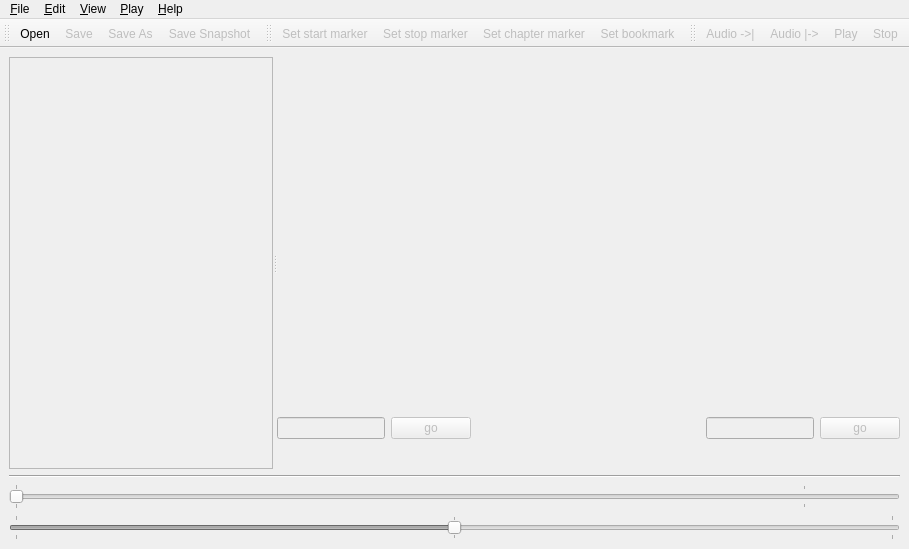
 <widget class="QMainWindow" name="dvbcutbase">
  <property name="windowTitle">
   <string>dvbcut</string>
  </property>
  <widget class="QWidget" name="widget">
   <layout class="QVBoxLayout">
    <item>
     <widget class="QSplitter" name="splitter3">
      <property name="orientation">
       <enum>Qt::Horizontal</enum>
      </property>
      <widget class="QListWidget" name="eventlist">
       <property name="enabled">
        <bool>false</bool>
       </property>
       <property name="sizePolicy">
        <sizepolicy hsizetype="Preferred" vsizetype="Expanding">
         <horstretch>0</horstretch>
         <verstretch>0</verstretch>
        </sizepolicy>
       </property>
       <property name="baseSize">
        <size>
         <width>150</width>
         <height>0</height>
        </size>
       </property>
       <property name="contextMenuPolicy">
        <enum>Qt::CustomContextMenu</enum>
       </property>
       <property name="sortingEnabled">
        <bool>true</bool>
       </property>
      </widget>
      <widget class="QWidget" name="layout7">
       <layout class="QVBoxLayout">
        <property name="leftMargin">
         <number>0</number>
        </property>
        <property name="topMargin">
         <number>0</number>
        </property>
        <property name="rightMargin">
         <number>0</number>
        </property>
        <property name="bottomMargin">
         <number>0</number>
        </property>
        <item>
         <layout class="QHBoxLayout">
          <item>
           <widget class="QLabel" name="imagedisplay">
            <property name="sizePolicy">
             <sizepolicy hsizetype="Fixed" vsizetype="Fixed">
              <horstretch>0</horstretch>
              <verstretch>0</verstretch>
             </sizepolicy>
            </property>
            <property name="minimumSize">
             <size>
              <width>100</width>
              <height>100</height>
             </size>
            </property>
            <property name="wordWrap">
             <bool>false</bool>
            </property>
           </widget>
          </item>
          <item>
           <spacer name="spacer1">
            <property name="orientation">
             <enum>Qt::Horizontal</enum>
            </property>
            <property name="sizeType">
             <enum>QSizePolicy::Expanding</enum>
            </property>
            <property name="sizeHint" stdset="0">
             <size>
              <width>503</width>
              <height>16</height>
             </size>
            </property>
           </spacer>
          </item>
         </layout>
        </item>
        <item>
         <spacer name="spacer2">
          <property name="orientation">
           <enum>Qt::Vertical</enum>
          </property>
          <property name="sizeType">
           <enum>QSizePolicy::Expanding</enum>
          </property>
          <property name="sizeHint" stdset="0">
           <size>
            <width>16</width>
            <height>254</height>
           </size>
          </property>
         </spacer>
        </item>
        <item>
         <layout class="QHBoxLayout">
          <item>
           <widget class="QLineEdit" name="goinput">
            <property name="enabled">
             <bool>false</bool>
            </property>
            <property name="sizePolicy">
             <sizepolicy hsizetype="Minimum" vsizetype="Fixed">
              <horstretch>0</horstretch>
              <verstretch>0</verstretch>
             </sizepolicy>
            </property>
            <property name="maxLength">
             <number>16</number>
            </property>
           </widget>
          </item>
          <item>
           <widget class="QPushButton" name="gobutton">
            <property name="enabled">
             <bool>false</bool>
            </property>
            <property name="text">
             <string>go</string>
            </property>
           </widget>
          </item>
          <item>
           <spacer name="spacer3">
            <property name="orientation">
             <enum>Qt::Horizontal</enum>
            </property>
            <property name="sizeType">
             <enum>QSizePolicy::Expanding</enum>
            </property>
            <property name="sizeHint" stdset="0">
             <size>
              <width>2</width>
              <height>10</height>
             </size>
            </property>
           </spacer>
          </item>
          <item>
           <widget class="QLabel" name="picinfolabel">
            <property name="enabled">
             <bool>false</bool>
            </property>
            <property name="minimumSize">
             <size>
              <width>10</width>
              <height>0</height>
             </size>
            </property>
            <property name="font">
             <font>
              <family>Monospace</family>
              <pointsize>10</pointsize>
             </font>
            </property>
            <property name="text">
             <string/>
            </property>
            <property name="alignment">
             <set>Qt::AlignRight|Qt::AlignTrailing|Qt::AlignVCenter</set>
            </property>
            <property name="wordWrap">
             <bool>false</bool>
            </property>
           </widget>
          </item>
          <item>
           <spacer name="spacer4">
            <property name="orientation">
             <enum>Qt::Horizontal</enum>
            </property>
            <property name="sizeType">
             <enum>QSizePolicy::Expanding</enum>
            </property>
            <property name="sizeHint" stdset="0">
             <size>
              <width>2</width>
              <height>10</height>
             </size>
            </property>
           </spacer>
          </item>
          <item>
           <widget class="QLineEdit" name="goinput2">
            <property name="enabled">
             <bool>false</bool>
            </property>
            <property name="sizePolicy">
             <sizepolicy hsizetype="Minimum" vsizetype="Fixed">
              <horstretch>0</horstretch>
              <verstretch>0</verstretch>
             </sizepolicy>
            </property>
            <property name="maxLength">
             <number>16</number>
            </property>
           </widget>
          </item>
          <item>
           <widget class="QPushButton" name="gobutton2">
            <property name="enabled">
             <bool>false</bool>
            </property>
            <property name="text">
             <string>go</string>
            </property>
           </widget>
          </item>
         </layout>
        </item>
        <item>
         <layout class="QHBoxLayout">
          <item>
           <widget class="QLabel" name="pictimelabel">
            <property name="enabled">
             <bool>false</bool>
            </property>
            <property name="minimumSize">
             <size>
              <width>160</width>
              <height>0</height>
             </size>
            </property>
            <property name="font">
             <font>
              <family>Monospace</family>
              <pointsize>16</pointsize>
             </font>
            </property>
            <property name="text">
             <string/>
            </property>
            <property name="alignment">
             <set>Qt::AlignRight|Qt::AlignTrailing|Qt::AlignVCenter</set>
            </property>
            <property name="wordWrap">
             <bool>false</bool>
            </property>
           </widget>
          </item>
          <item>
           <spacer name="spacer5">
            <property name="orientation">
             <enum>Qt::Horizontal</enum>
            </property>
            <property name="sizeType">
             <enum>QSizePolicy::Expanding</enum>
            </property>
            <property name="sizeHint" stdset="0">
             <size>
              <width>2</width>
              <height>10</height>
             </size>
            </property>
           </spacer>
          </item>
          <item>
           <widget class="QLabel" name="picinfolabel2">
            <property name="enabled">
             <bool>false</bool>
            </property>
            <property name="minimumSize">
             <size>
              <width>10</width>
              <height>0</height>
             </size>
            </property>
            <property name="font">
             <font>
              <family>Monospace</family>
              <pointsize>10</pointsize>
             </font>
            </property>
            <property name="text">
             <string/>
            </property>
            <property name="alignment">
             <set>Qt::AlignRight|Qt::AlignTrailing|Qt::AlignVCenter</set>
            </property>
            <property name="wordWrap">
             <bool>false</bool>
            </property>
           </widget>
          </item>
          <item>
           <spacer name="spacer6">
            <property name="orientation">
             <enum>Qt::Horizontal</enum>
            </property>
            <property name="sizeType">
             <enum>QSizePolicy::Expanding</enum>
            </property>
            <property name="sizeHint" stdset="0">
             <size>
              <width>2</width>
              <height>10</height>
             </size>
            </property>
           </spacer>
          </item>
          <item>
           <widget class="QLabel" name="pictimelabel2">
            <property name="enabled">
             <bool>false</bool>
            </property>
            <property name="minimumSize">
             <size>
              <width>160</width>
              <height>0</height>
             </size>
            </property>
            <property name="font">
             <font>
              <family>Monospace</family>
              <pointsize>16</pointsize>
             </font>
            </property>
            <property name="text">
             <string/>
            </property>
            <property name="alignment">
             <set>Qt::AlignRight|Qt::AlignTrailing|Qt::AlignVCenter</set>
            </property>
            <property name="wordWrap">
             <bool>false</bool>
            </property>
           </widget>
          </item>
         </layout>
        </item>
       </layout>
      </widget>
     </widget>
    </item>
    <item>
     <widget class="Line" name="line3">
      <property name="frameShape">
       <enum>QFrame::HLine</enum>
      </property>
      <property name="frameShadow">
       <enum>QFrame::Sunken</enum>
      </property>
     </widget>
    </item>
    <item>
     <widget class="QSlider" name="linslider">
      <property name="enabled">
       <bool>false</bool>
      </property>
      <property name="maximum">
       <number>180000</number>
      </property>
      <property name="singleStep">
       <number>7500</number>
      </property>
      <property name="pageStep">
       <number>45000</number>
      </property>
      <property name="orientation">
       <enum>Qt::Horizontal</enum>
      </property>
      <property name="tickPosition">
       <enum>QSlider::TicksBothSides</enum>
      </property>
      <property name="tickInterval">
       <number>90000</number>
      </property>
     </widget>
    </item>
    <item>
     <widget class="QSlider" name="jogslider">
      <property name="enabled">
       <bool>false</bool>
      </property>
      <property name="minimum">
       <number>-100000</number>
      </property>
      <property name="maximum">
       <number>100000</number>
      </property>
      <property name="singleStep">
       <number>10000</number>
      </property>
      <property name="pageStep">
       <number>10000</number>
      </property>
      <property name="orientation">
       <enum>Qt::Horizontal</enum>
      </property>
      <property name="tickPosition">
       <enum>QSlider::TicksBothSides</enum>
      </property>
      <property name="tickInterval">
       <number>100000</number>
      </property>
     </widget>
    </item>
   </layout>
  </widget>
  <widget class="QToolBar" name="fileToolbar">
   <property name="label" stdset="0">
    <string>File toolbar</string>
   </property>
   <attribute name="toolBarArea">
    <enum>TopToolBarArea</enum>
   </attribute>
   <attribute name="toolBarBreak">
    <bool>false</bool>
   </attribute>
   <addaction name="fileOpenAction"/>
   <addaction name="fileSaveAction"/>
   <addaction name="fileSaveAsAction"/>
   <addaction name="snapshotSaveAction"/>
  </widget>
  <widget class="QToolBar" name="Toolbar">
   <property name="label" stdset="0">
    <string>Edit toolbar</string>
   </property>
   <attribute name="toolBarArea">
    <enum>TopToolBarArea</enum>
   </attribute>
   <attribute name="toolBarBreak">
    <bool>false</bool>
   </attribute>
   <addaction name="editStartAction"/>
   <addaction name="editStopAction"/>
   <addaction name="editChapterAction"/>
   <addaction name="editBookmarkAction"/>
  </widget>
  <widget class="QToolBar" name="playToolbar">
   <property name="label" stdset="0">
    <string>Play toolbar</string>
   </property>
   <attribute name="toolBarArea">
    <enum>TopToolBarArea</enum>
   </attribute>
   <attribute name="toolBarBreak">
    <bool>false</bool>
   </attribute>
   <addaction name="playAudio1Action"/>
   <addaction name="playAudio2Action"/>
   <addaction name="playPlayAction"/>
   <addaction name="playStopAction"/>
  </widget>
  <widget class="QMenuBar" name="menubar">
   <widget class="QMenu" name="fileMenu">
    <property name="title">
     <string>&amp;File</string>
    </property>
    <addaction name="fileNewAction"/>
    <addaction name="fileOpenAction"/>
    <addaction name="fileSaveAction"/>
    <addaction name="fileSaveAsAction"/>
    <addaction name="snapshotSaveAction"/>
    <addaction name="chapterSnapshotsSaveAction"/>
    <addaction name="separator"/>
    <addaction name="fileExportAction"/>
    <addaction name="separator"/>
    <addaction name="fileCloseAction"/>
   </widget>
   <widget class="QMenu" name="editMenu">
    <property name="title">
     <string>&amp;Edit</string>
    </property>
    <addaction name="editStartAction"/>
    <addaction name="editStopAction"/>
    <addaction name="editChapterAction"/>
    <addaction name="editBookmarkAction"/>
    <addaction name="separator"/>
    <addaction name="editAutoChaptersAction"/>
    <addaction name="editSuggestAction"/>
    <addaction name="editImportAction"/>
   </widget>
   <widget class="QMenu" name="viewMenu">
    <property name="title">
     <string>&amp;View</string>
    </property>
    <addaction name="viewNormalAction"/>
    <addaction name="viewUnscaledAction"/>
    <addaction name="viewDifferenceAction"/>
    <addaction name="searchDuplicateAction"/>
    <addaction name="separator"/>
    <addaction name="zoomInAction"/>
    <addaction name="zoomOutAction"/>
    <addaction name="separator"/>
    <addaction name="viewFullSizeAction"/>
    <addaction name="viewHalfSizeAction"/>
    <addaction name="viewQuarterSizeAction"/>
    <addaction name="viewCustomSizeAction"/>
   </widget>
   <widget class="QMenu" name="playMenu">
    <property name="title">
     <string>&amp;Play</string>
    </property>
    <addaction name="playPlayAction"/>
    <addaction name="playStopAction"/>
    <addaction name="separator"/>
    <addaction name="playAudio1Action"/>
    <addaction name="playAudio2Action"/>
   </widget>
   <widget class="QMenu" name="Help">
    <property name="title">
     <string>&amp;Help</string>
    </property>
    <addaction name="helpAboutAction"/>
    <addaction name="helpContentAction"/>
   </widget>
   <addaction name="fileMenu"/>
   <addaction name="editMenu"/>
   <addaction name="viewMenu"/>
   <addaction name="playMenu"/>
   <addaction name="Help"/>
  </widget>
  <action name="fileOpenAction">
   <property name="icon">
    <iconset>
     <normaloff>image0</normaloff>image0</iconset>
   </property>
   <property name="text">
    <string>&amp;Open...</string>
   </property>
   <property name="shortcut">
    <string notr="true">O</string>
   </property>
   <property name="name" stdset="0">
    <cstring>fileOpenAction</cstring>
   </property>
  </action>
  <action name="fileSaveAction">
   <property name="checked">
    <bool>false</bool>
   </property>
   <property name="enabled">
    <bool>false</bool>
   </property>
   <property name="icon">
    <iconset>
     <normaloff>image1</normaloff>image1</iconset>
   </property>
   <property name="text">
    <string>&amp;Save</string>
   </property>
   <property name="shortcut">
    <string notr="true">S</string>
   </property>
   <property name="name" stdset="0">
    <cstring>fileSaveAction</cstring>
   </property>
  </action>
  <action name="fileSaveAsAction">
   <property name="enabled">
    <bool>false</bool>
   </property>
   <property name="icon">
    <iconset>
     <normaloff>image2</normaloff>image2</iconset>
   </property>
   <property name="text">
    <string>Save &amp;As...</string>
   </property>
   <property name="name" stdset="0">
    <cstring>fileSaveAsAction</cstring>
   </property>
  </action>
  <action name="fileCloseAction">
   <property name="icon">
    <iconset>
     <normaloff>image3</normaloff>image3</iconset>
   </property>
   <property name="text">
    <string>Close</string>
   </property>
   <property name="shortcut">
    <string notr="true">Ctrl+Q</string>
   </property>
   <property name="name" stdset="0">
    <cstring>fileCloseAction</cstring>
   </property>
  </action>
  <action name="playAudio1Action">
   <property name="enabled">
    <bool>false</bool>
   </property>
   <property name="icon">
    <iconset>
     <normaloff>image4</normaloff>image4</iconset>
   </property>
   <property name="text">
    <string>Play audio: last 2 seconds</string>
   </property>
   <property name="iconText">
    <string>Audio -&gt;|</string>
   </property>
   <property name="shortcut">
    <string notr="true">Shift+&gt;</string>
   </property>
   <property name="name" stdset="0">
    <cstring>playAudio1Action</cstring>
   </property>
  </action>
  <action name="playAudio2Action">
   <property name="enabled">
    <bool>false</bool>
   </property>
   <property name="icon">
    <iconset>
     <normaloff>image5</normaloff>image5</iconset>
   </property>
   <property name="text">
    <string>Play audio: next 2 seconds</string>
   </property>
   <property name="iconText">
    <string>Audio |-&gt;</string>
   </property>
   <property name="shortcut">
    <string notr="true">&lt;</string>
   </property>
   <property name="name" stdset="0">
    <cstring>playAudio2Action</cstring>
   </property>
  </action>
  <action name="playPlayAction">
   <property name="enabled">
    <bool>false</bool>
   </property>
   <property name="icon">
    <iconset>
     <normaloff>image6</normaloff>image6</iconset>
   </property>
   <property name="text">
    <string>Play</string>
   </property>
   <property name="shortcut">
    <string notr="true">P</string>
   </property>
   <property name="name" stdset="0">
    <cstring>playPlayAction</cstring>
   </property>
  </action>
  <action name="playStopAction">
   <property name="enabled">
    <bool>false</bool>
   </property>
   <property name="icon">
    <iconset>
     <normaloff>image7</normaloff>image7</iconset>
   </property>
   <property name="text">
    <string>Stop</string>
   </property>
   <property name="shortcut">
    <string notr="true">Q</string>
   </property>
   <property name="name" stdset="0">
    <cstring>playStopAction</cstring>
   </property>
  </action>
  <action name="editStartAction">
   <property name="enabled">
    <bool>false</bool>
   </property>
   <property name="icon">
    <iconset resource="../icons/icons.qrc">
     <normaloff>:/icons/play.png</normaloff>:/icons/play.png</iconset>
   </property>
   <property name="text">
    <string>Set start marker</string>
   </property>
   <property name="shortcut">
    <string notr="true">A</string>
   </property>
   <property name="name" stdset="0">
    <cstring>editStartAction</cstring>
   </property>
  </action>
  <action name="editStopAction">
   <property name="enabled">
    <bool>false</bool>
   </property>
   <property name="icon">
    <iconset resource="../icons/icons.qrc">
     <normaloff>:/icons/stop.png</normaloff>:/icons/stop.png</iconset>
   </property>
   <property name="text">
    <string>Set stop marker</string>
   </property>
   <property name="shortcut">
    <string notr="true">N</string>
   </property>
   <property name="name" stdset="0">
    <cstring>editStopAction</cstring>
   </property>
  </action>
  <action name="editChapterAction">
   <property name="enabled">
    <bool>false</bool>
   </property>
   <property name="icon">
    <iconset resource="../icons/icons.qrc">
     <normaloff>:/icons/chapter.png</normaloff>:/icons/chapter.png</iconset>
   </property>
   <property name="text">
    <string>Set chapter marker</string>
   </property>
   <property name="shortcut">
    <string notr="true">C</string>
   </property>
   <property name="name" stdset="0">
    <cstring>editChapterAction</cstring>
   </property>
  </action>
  <action name="editBookmarkAction">
   <property name="enabled">
    <bool>false</bool>
   </property>
   <property name="icon">
    <iconset resource="../icons/icons.qrc">
     <normaloff>:/icons/bookmark.png</normaloff>:/icons/bookmark.png</iconset>
   </property>
   <property name="text">
    <string>Set bookmark</string>
   </property>
   <property name="shortcut">
    <string notr="true">B</string>
   </property>
   <property name="name" stdset="0">
    <cstring>editBookmarkAction</cstring>
   </property>
  </action>
  <action name="editAutoChaptersAction">
   <property name="enabled">
    <bool>false</bool>
   </property>
   <property name="text">
    <string>Auto chapters</string>
   </property>
   <property name="shortcut">
    <string notr="true">Ctrl+C</string>
   </property>
   <property name="name" stdset="0">
    <cstring>editAutoChaptersAction</cstring>
   </property>
  </action>
  <action name="editSuggestAction">
   <property name="enabled">
    <bool>false</bool>
   </property>
   <property name="text">
    <string>Suggest bookmarks</string>
   </property>
   <property name="shortcut">
    <string notr="true">M</string>
   </property>
   <property name="name" stdset="0">
    <cstring>editSuggestAction</cstring>
   </property>
  </action>
  <action name="editImportAction">
   <property name="enabled">
    <bool>false</bool>
   </property>
   <property name="text">
    <string>Import bookmarks</string>
   </property>
   <property name="shortcut">
    <string notr="true">I</string>
   </property>
   <property name="name" stdset="0">
    <cstring>editImportAction</cstring>
   </property>
  </action>
  <action name="fileNewAction">
   <property name="icon">
    <iconset>
     <normaloff>image12</normaloff>image12</iconset>
   </property>
   <property name="text">
    <string>New</string>
   </property>
   <property name="name" stdset="0">
    <cstring>fileNewAction</cstring>
   </property>
  </action>
  <action name="fileExportAction">
   <property name="enabled">
    <bool>false</bool>
   </property>
   <property name="text">
    <string>Export video...</string>
   </property>
   <property name="shortcut">
    <string notr="true">E</string>
   </property>
   <property name="name" stdset="0">
    <cstring>fileExportAction</cstring>
   </property>
  </action>
  <action name="viewNormalAction">
   <property name="checkable">
    <bool>true</bool>
   </property>
   <property name="checked">
    <bool>true</bool>
   </property>
   <property name="text">
    <string>Normal</string>
   </property>
   <property name="shortcut">
    <string notr="true">Ctrl+N</string>
   </property>
   <property name="name" stdset="0">
    <cstring>viewNormalAction</cstring>
   </property>
  </action>
  <action name="viewUnscaledAction">
   <property name="checkable">
    <bool>true</bool>
   </property>
   <property name="text">
    <string>Unscaled</string>
   </property>
   <property name="shortcut">
    <string notr="true">Ctrl+U</string>
   </property>
   <property name="name" stdset="0">
    <cstring>viewUnscaledAction</cstring>
   </property>
  </action>
  <action name="viewDifferenceAction">
   <property name="checkable">
    <bool>true</bool>
   </property>
   <property name="text">
    <string>Show difference to current picture</string>
   </property>
   <property name="shortcut">
    <string notr="true">Ctrl+D</string>
   </property>
   <property name="name" stdset="0">
    <cstring>viewDifferenceAction</cstring>
   </property>
  </action>
  <action name="searchDuplicateAction">
   <property name="name" stdset="0">
    <cstring>searchDuplicateAction</cstring>
   </property>
   <property name="shortcut">
    <string notr="true">F3</string>
   </property>
   <property name="text">
    <string>Search duplicate of last stop</string>
   </property>
   <property name="toolTip">
    <string>Search duplicate of last stop event from current picture</string>
   </property>
  </action>
  <action name="viewFullSizeAction">
   <property name="checkable">
    <bool>true</bool>
   </property>
   <property name="checked">
    <bool>true</bool>
   </property>
   <property name="text">
    <string>Full size</string>
   </property>
   <property name="shortcut">
    <string notr="true">Ctrl+1</string>
   </property>
   <property name="name" stdset="0">
    <cstring>viewFullSizeAction</cstring>
   </property>
  </action>
  <action name="viewQuarterSizeAction">
   <property name="checkable">
    <bool>true</bool>
   </property>
   <property name="text">
    <string>Quarter size</string>
   </property>
   <property name="shortcut">
    <string notr="true">Ctrl+4</string>
   </property>
   <property name="name" stdset="0">
    <cstring>viewQuarterSizeAction</cstring>
   </property>
  </action>
  <action name="viewCustomSizeAction">
   <property name="checkable">
    <bool>true</bool>
   </property>
   <property name="text">
    <string>Custom size</string>
   </property>
   <property name="shortcut">
    <string notr="true">Ctrl+3</string>
   </property>
   <property name="name" stdset="0">
    <cstring>viewCustomSizeAction</cstring>
   </property>
  </action>
  <action name="zoomInAction">
   <property name="text">
    <string>Zoom in</string>
   </property>
   <property name="shortcut">
    <string notr="true">Ctrl++</string>
   </property>
   <property name="name" stdset="0">
    <cstring>zoomInAction</cstring>
   </property>
  </action>
  <action name="zoomOutAction">
   <property name="text">
    <string>Zoom out</string>
   </property>
   <property name="shortcut">
    <string notr="true">Ctrl+-</string>
   </property>
   <property name="name" stdset="0">
    <cstring>zoomOutAction</cstring>
   </property>
  </action>
  <action name="viewHalfSizeAction">
   <property name="checkable">
    <bool>true</bool>
   </property>
   <property name="text">
    <string>Half size</string>
   </property>
   <property name="shortcut">
    <string notr="true">Ctrl+2</string>
   </property>
   <property name="name" stdset="0">
    <cstring>viewHalfSizeAction</cstring>
   </property>
  </action>
  <action name="snapshotSaveAction">
   <property name="enabled">
    <bool>false</bool>
   </property>
   <property name="icon">
    <iconset>
     <normaloff>image13</normaloff>image13</iconset>
   </property>
   <property name="text">
    <string>Save Snapshot...</string>
   </property>
   <property name="shortcut">
    <string notr="true">G</string>
   </property>
   <property name="name" stdset="0">
    <cstring>snapshotSaveAction</cstring>
   </property>
  </action>
  <action name="chapterSnapshotsSaveAction">
   <property name="enabled">
    <bool>false</bool>
   </property>
   <property name="text">
    <string>Save Chapter Snapshots...</string>
   </property>
   <property name="shortcut">
    <string notr="true">Ctrl+G</string>
   </property>
   <property name="name" stdset="0">
    <cstring>chapterSnapshotsSaveAction</cstring>
   </property>
  </action>
  <action name="helpAboutAction">
   <property name="text">
    <string>&amp;About</string>
   </property>
   <property name="name" stdset="0">
    <cstring>helpAboutAction</cstring>
   </property>
  </action>
  <action name="helpContentAction">
   <property name="text">
    <string>&amp;Contents</string>
   </property>
   <property name="shortcut">
    <string notr="true">F1</string>
   </property>
   <property name="name" stdset="0">
    <cstring>helpContentAction</cstring>
   </property>
  </action>
 </widget>
